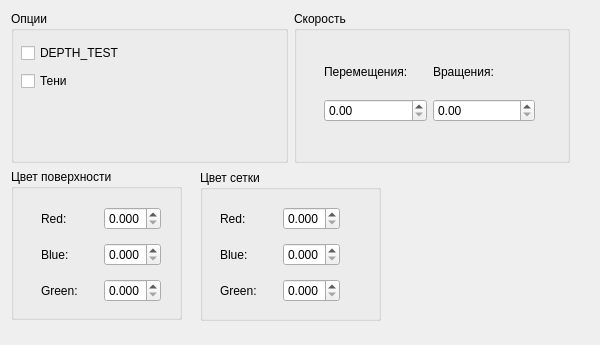
<?xml version="1.0" encoding="UTF-8"?>
<ui version="4.0">
 <class>OptionsDialog</class>
 <widget class="QDialog" name="OptionsDialog">
  <property name="geometry">
   <rect>
    <x>0</x>
    <y>0</y>
    <width>600</width>
    <height>345</height>
   </rect>
  </property>
  <property name="windowTitle">
   <string>Настройки</string>
  </property>
  <widget class="QGroupBox" name="groupOptions">
   <property name="geometry">
    <rect>
     <x>11</x>
     <y>11</y>
     <width>277</width>
     <height>152</height>
    </rect>
   </property>
   <property name="title">
    <string>Опции</string>
   </property>
   <widget class="QWidget" name="layoutWidget">
    <property name="geometry">
     <rect>
      <x>10</x>
      <y>30</y>
      <width>161</width>
      <height>52</height>
     </rect>
    </property>
    <layout class="QVBoxLayout" name="verticalLayout">
     <item>
      <widget class="QCheckBox" name="checkDT">
       <property name="styleSheet">
        <string notr="true"/>
       </property>
       <property name="text">
        <string>DEPTH_TEST</string>
       </property>
      </widget>
     </item>
     <item>
      <widget class="QCheckBox" name="checkShadow">
       <property name="text">
        <string>Тени</string>
       </property>
      </widget>
     </item>
    </layout>
   </widget>
  </widget>
  <widget class="QGroupBox" name="groupSpeed">
   <property name="geometry">
    <rect>
     <x>294</x>
     <y>11</y>
     <width>276</width>
     <height>152</height>
    </rect>
   </property>
   <property name="title">
    <string>Скорость</string>
   </property>
   <widget class="QWidget" name="layoutWidget">
    <property name="geometry">
     <rect>
      <x>30</x>
      <y>40</y>
      <width>211</width>
      <height>71</height>
     </rect>
    </property>
    <layout class="QGridLayout" name="gridLayout_2">
     <item row="0" column="0">
      <widget class="QLabel" name="labelMove">
       <property name="text">
        <string>Перемещения:</string>
       </property>
      </widget>
     </item>
     <item row="1" column="1">
      <widget class="QDoubleSpinBox" name="rotSpeedSpin">
       <property name="singleStep">
        <double>0.100000000000000</double>
       </property>
      </widget>
     </item>
     <item row="0" column="1">
      <widget class="QLabel" name="labelRotation">
       <property name="text">
        <string>Вращения:</string>
       </property>
      </widget>
     </item>
     <item row="1" column="0">
      <widget class="QDoubleSpinBox" name="moveSpeedSpin">
       <property name="singleStep">
        <double>0.100000000000000</double>
       </property>
      </widget>
     </item>
    </layout>
   </widget>
  </widget>
  <widget class="QGroupBox" name="groupSurfColor">
   <property name="geometry">
    <rect>
     <x>11</x>
     <y>169</y>
     <width>171</width>
     <height>151</height>
    </rect>
   </property>
   <property name="title">
    <string>Цвет поверхности</string>
   </property>
   <widget class="QWidget" name="layoutWidget">
    <property name="geometry">
     <rect>
      <x>30</x>
      <y>31</y>
      <width>120</width>
      <height>110</height>
     </rect>
    </property>
    <layout class="QGridLayout" name="gridLayout">
     <item row="0" column="0">
      <widget class="QLabel" name="labelSurfR">
       <property name="text">
        <string>Red:</string>
       </property>
      </widget>
     </item>
     <item row="0" column="1">
      <widget class="QDoubleSpinBox" name="surfRedSpin">
       <property name="decimals">
        <number>3</number>
       </property>
       <property name="maximum">
        <double>1.000000000000000</double>
       </property>
       <property name="singleStep">
        <double>0.001000000000000</double>
       </property>
      </widget>
     </item>
     <item row="1" column="0">
      <widget class="QLabel" name="labelSurfB">
       <property name="text">
        <string>Blue:</string>
       </property>
      </widget>
     </item>
     <item row="1" column="1">
      <widget class="QDoubleSpinBox" name="surfBlueSpin">
       <property name="decimals">
        <number>3</number>
       </property>
       <property name="maximum">
        <double>1.000000000000000</double>
       </property>
       <property name="singleStep">
        <double>0.001000000000000</double>
       </property>
      </widget>
     </item>
     <item row="2" column="0">
      <widget class="QLabel" name="labelSurfG">
       <property name="text">
        <string>Green:</string>
       </property>
      </widget>
     </item>
     <item row="2" column="1">
      <widget class="QDoubleSpinBox" name="surfGreenSpin">
       <property name="decimals">
        <number>3</number>
       </property>
       <property name="maximum">
        <double>1.000000000000000</double>
       </property>
       <property name="singleStep">
        <double>0.001000000000000</double>
       </property>
      </widget>
     </item>
    </layout>
   </widget>
  </widget>
  <widget class="QGroupBox" name="groupGridColor">
   <property name="geometry">
    <rect>
     <x>200</x>
     <y>170</y>
     <width>181</width>
     <height>151</height>
    </rect>
   </property>
   <property name="title">
    <string>Цвет сетки</string>
   </property>
   <widget class="QWidget" name="layoutWidget">
    <property name="geometry">
     <rect>
      <x>20</x>
      <y>30</y>
      <width>120</width>
      <height>110</height>
     </rect>
    </property>
    <layout class="QGridLayout" name="gridLayout_3">
     <item row="0" column="0">
      <widget class="QLabel" name="labelGridR">
       <property name="text">
        <string>Red:</string>
       </property>
      </widget>
     </item>
     <item row="0" column="1">
      <widget class="QDoubleSpinBox" name="gridRedSpin">
       <property name="decimals">
        <number>3</number>
       </property>
       <property name="maximum">
        <double>1.000000000000000</double>
       </property>
       <property name="singleStep">
        <double>0.001000000000000</double>
       </property>
      </widget>
     </item>
     <item row="1" column="0">
      <widget class="QLabel" name="labelGridB">
       <property name="text">
        <string>Blue:</string>
       </property>
      </widget>
     </item>
     <item row="1" column="1">
      <widget class="QDoubleSpinBox" name="gridBlueSpin">
       <property name="decimals">
        <number>3</number>
       </property>
       <property name="maximum">
        <double>1.000000000000000</double>
       </property>
       <property name="singleStep">
        <double>0.001000000000000</double>
       </property>
      </widget>
     </item>
     <item row="2" column="0">
      <widget class="QLabel" name="labelGridG">
       <property name="text">
        <string>Green:</string>
       </property>
      </widget>
     </item>
     <item row="2" column="1">
      <widget class="QDoubleSpinBox" name="gridGreenSpin">
       <property name="decimals">
        <number>3</number>
       </property>
       <property name="maximum">
        <double>1.000000000000000</double>
       </property>
       <property name="singleStep">
        <double>0.001000000000000</double>
       </property>
      </widget>
     </item>
    </layout>
   </widget>
  </widget>
 </widget>
 <resources/>
 <connections/>
</ui>
